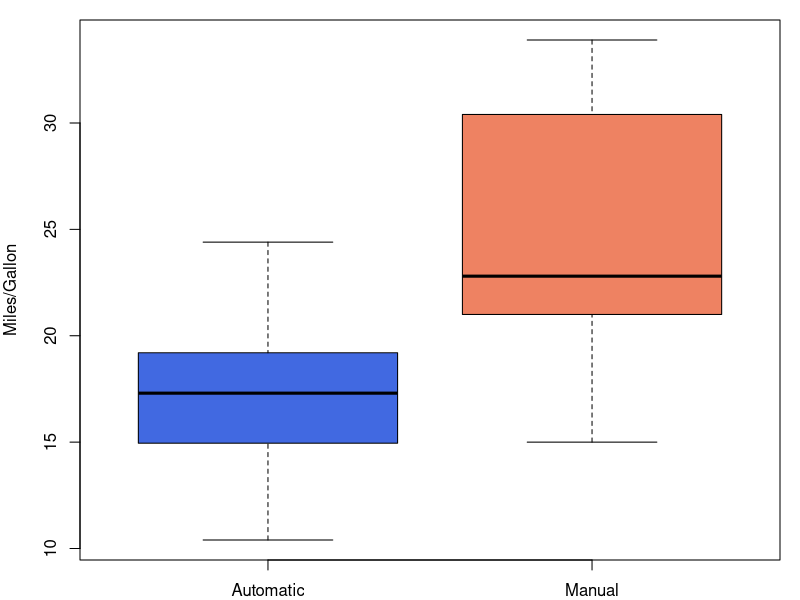
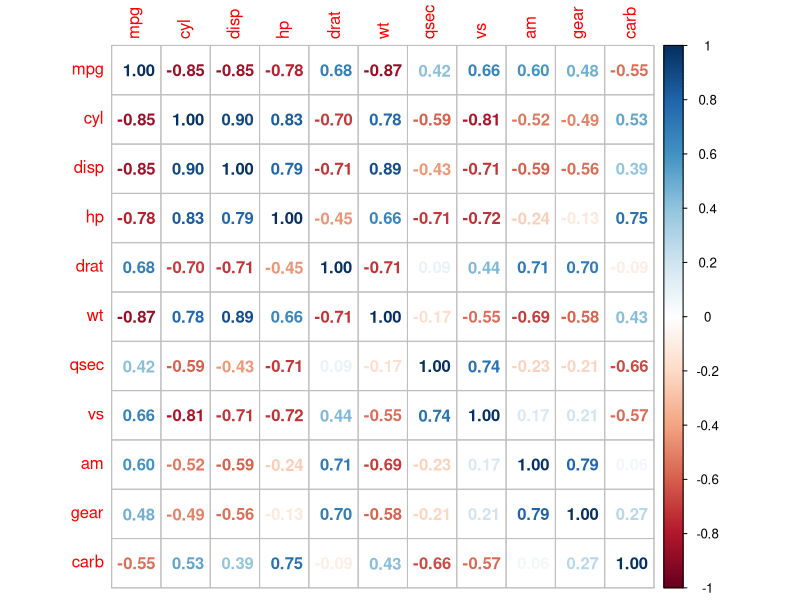
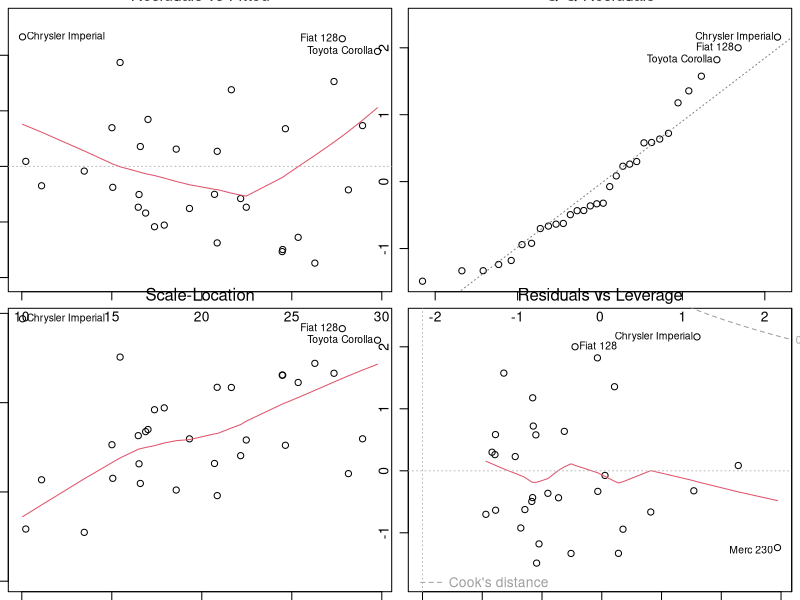

R code for these plots, in order:
## ---- chunk 1
require(corrplot)
## ---- chunk 2
par(mar = c(2, 4, 1, 1))
boxplot(mpg ~ am, data = mtcars, xlab = "Tranmission Type", 
        ylab = "Miles/Gallon", col = c("royalblue", "salmon2"), 
        names = c("Automatic", "Manual"))
## ---- chunk 3
fit_all <- lm(mpg ~ ., data = mtcars)
summary(fit_all)$coef
## ---- chunk 4
res <- step(fit_all, direction = "backward", test = "F")
## ---- chunk 5
res$call
## ---- chunk 6
fit <- lm(formula = mpg ~ wt + qsec + am, data = mtcars)
summary(fit)$coef
## ---- chunk 7
par(mar = c(.5, .5, .5, .5))
corrplot(cor(mtcars), method = "number")
## ---- chunk 8
par(mfrow = c(2, 2))
plot(fit)
